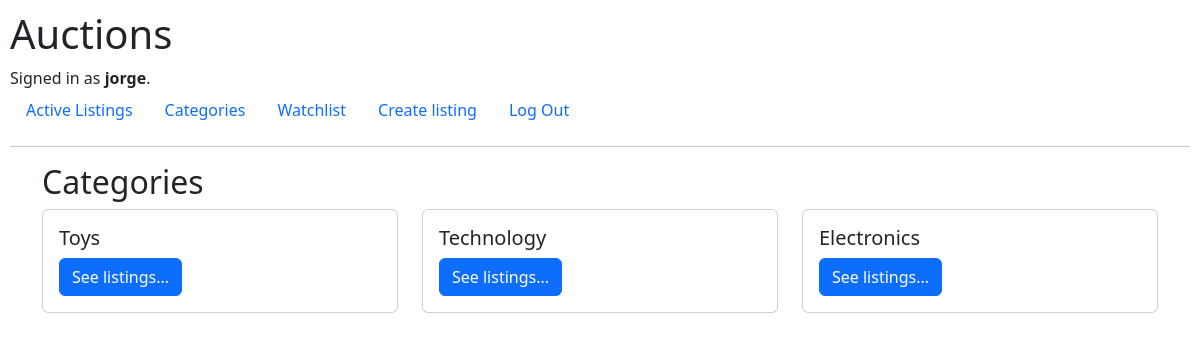
The page /categories (signed in) on the database its author committed.
### auctions/models.py (models this page shows, shortened)
class User(AbstractUser):
    pass

class Category(models.Model):
    title = models.CharField(unique=True, max_length=25)

### auctions/views.py (the view)
# urls.py: path("categories", views.categories, name="categories"),
def categories(request):
    categories = Category.objects.all()
    return render(request, "auctions/categories.html", {
        'categories': categories,
    })

### auctions/templates/auctions/categories.html
{% extends "auctions/layout.html" %}
{% block body %}
<div class="container">
    <h2>Categories</h2>
    <div class="row row-cols-1 row-cols-md-3 g-4">
        {% for category in categories %}
        <div class="col">
            <div class="card">
                <div class="card-body">
                    <h5 class="card-title">{{ category.title }}</h5>
                    <a href="{% url 'auctions:category' category.title %}" class="btn btn-primary">See listings...</a>
                </div>
            </div>
        </div>
        {% empty %}
        <h3>No actve listings yet. :\</h3>
        {% endfor %}
    </div>
</div>
{% endblock %}

### auctions/templates/auctions/layout.html (shortened to what this page needs)
{% load static %}
<!DOCTYPE html>
<html lang="en">
<head>
    <link href="https://cdn.jsdelivr.net/npm/bootstrap@5.2.0-beta1/dist/css/bootstrap.min.css" rel="stylesheet"
>
    <link href="{% static 'auctions/styles.css' %}" rel="stylesheet">
</head>
<body>
    <h1>Auctions</h1>
    <div>
        {% if user.is_authenticated %}
        Signed in as <strong>{{ user.username }}</strong>.
        {% else %}
        Not signed in.
        {% endif %}
    </div>
    <ul class="nav">
        <li class="nav-item">
            <a class="nav-link" href="{% url 'auctions:index' %}">Active Listings</a>
        </li>
        {% if user.is_authenticated %}
        <li class="nav-item">
            <a class="nav-link" href="{% url 'auctions:categories' %}">Categories</a>
        </li>
        <li class="nav-item">
            <a class="nav-link" href="{% url 'auctions:watchlist' %}">Watchlist
                </a>
        </li>
        <li class="nav-item">
            <a class="nav-link" href="{% url 'auctions:create' %}">Create listing</a>
        </li>
        <li class="nav-item">
            <a class="nav-link" href="{% url 'auctions:logout' %}">Log Out</a>
        </li>
        {% endif %}
    </ul>
    <hr>
    {% block body %}
    {% endblock %}
</body>
</html>

### auctions/static/auctions/styles.css (style rules this page uses)
body { padding: 10px; }

### rows shown on the page
User: username "jorge"
Category: title "Toys"
Category: title "Technology"
Category: title "Electronics"
